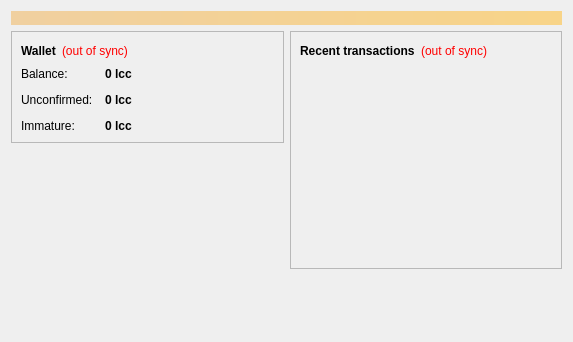
<?xml version="1.0" encoding="UTF-8"?>
<ui version="4.0">
 <class>OverviewPage</class>
 <widget class="QWidget" name="OverviewPage">
  <property name="geometry">
   <rect>
    <x>0</x>
    <y>0</y>
    <width>573</width>
    <height>342</height>
   </rect>
  </property>
  <property name="windowTitle">
   <string>Form</string>
  </property>
  <layout class="QVBoxLayout" name="topLayout">
   <item>
    <widget class="QLabel" name="labelAlerts">
     <property name="visible">
      <bool>false</bool>
     </property>
     <property name="styleSheet">
      <string notr="true">background-color: qlineargradient(x1: 0, y1: 0, x2: 1, y2: 0, stop:0 #F0D0A0, stop:1 #F8D488); color:#000000;</string>
     </property>
     <property name="wordWrap">
      <bool>true</bool>
     </property>
     <property name="margin">
      <number>3</number>
     </property>
    </widget>
   </item>
   <item>
    <layout class="QHBoxLayout" name="horizontalLayout" stretch="1,1">
     <item>
      <layout class="QVBoxLayout" name="verticalLayout_2">
       <item>
        <widget class="QFrame" name="frame">
         <property name="frameShape">
          <enum>QFrame::StyledPanel</enum>
         </property>
         <property name="frameShadow">
          <enum>QFrame::Raised</enum>
         </property>
         <layout class="QVBoxLayout" name="verticalLayout_4">
          <item>
           <layout class="QHBoxLayout" name="horizontalLayout_4">
            <item>
             <widget class="QLabel" name="label_5">
              <property name="font">
               <font>
                <weight>75</weight>
                <bold>true</bold>
               </font>
              </property>
              <property name="text">
               <string>Wallet</string>
              </property>
             </widget>
            </item>
            <item>
             <widget class="QLabel" name="labelWalletStatus">
              <property name="toolTip">
               <string>The displayed information may be out of date. Your wallet automatically synchronizes with the Lolcockscoin network after a connection is established, but this process has not completed yet.</string>
              </property>
              <property name="styleSheet">
               <string notr="true">QLabel { color: red; }</string>
              </property>
              <property name="text">
               <string notr="true">(out of sync)</string>
              </property>
              <property name="alignment">
               <set>Qt::AlignLeading|Qt::AlignLeft|Qt::AlignVCenter</set>
              </property>
             </widget>
            </item>
            <item>
             <spacer name="horizontalSpacer_2">
              <property name="orientation">
               <enum>Qt::Horizontal</enum>
              </property>
              <property name="sizeHint" stdset="0">
               <size>
                <width>40</width>
                <height>20</height>
               </size>
              </property>
             </spacer>
            </item>
           </layout>
          </item>
          <item>
           <layout class="QFormLayout" name="formLayout_2">
            <property name="fieldGrowthPolicy">
             <enum>QFormLayout::AllNonFixedFieldsGrow</enum>
            </property>
            <property name="horizontalSpacing">
             <number>12</number>
            </property>
            <property name="verticalSpacing">
             <number>12</number>
            </property>
            <item row="0" column="0">
             <widget class="QLabel" name="label">
              <property name="text">
               <string>Balance:</string>
              </property>
             </widget>
            </item>
            <item row="0" column="1">
             <widget class="QLabel" name="labelBalance">
              <property name="font">
               <font>
                <weight>75</weight>
                <bold>true</bold>
               </font>
              </property>
              <property name="cursor">
               <cursorShape>IBeamCursor</cursorShape>
              </property>
              <property name="toolTip">
               <string>Your current balance</string>
              </property>
              <property name="text">
               <string notr="true">0 lcc</string>
              </property>
              <property name="textInteractionFlags">
               <set>Qt::LinksAccessibleByMouse|Qt::TextSelectableByKeyboard|Qt::TextSelectableByMouse</set>
              </property>
             </widget>
            </item>
            <item row="1" column="0">
             <widget class="QLabel" name="label_3">
              <property name="text">
               <string>Unconfirmed:</string>
              </property>
             </widget>
            </item>
            <item row="1" column="1">
             <widget class="QLabel" name="labelUnconfirmed">
              <property name="font">
               <font>
                <weight>75</weight>
                <bold>true</bold>
               </font>
              </property>
              <property name="cursor">
               <cursorShape>IBeamCursor</cursorShape>
              </property>
              <property name="toolTip">
               <string>Total of transactions that have yet to be confirmed, and do not yet count toward the current balance</string>
              </property>
              <property name="text">
               <string notr="true">0 lcc</string>
              </property>
              <property name="textInteractionFlags">
               <set>Qt::LinksAccessibleByMouse|Qt::TextSelectableByKeyboard|Qt::TextSelectableByMouse</set>
              </property>
             </widget>
            </item>
            <item row="2" column="0">
             <widget class="QLabel" name="labelImmatureText">
              <property name="text">
               <string>Immature:</string>
              </property>
             </widget>
            </item>
            <item row="2" column="1">
             <widget class="QLabel" name="labelImmature">
              <property name="font">
               <font>
                <weight>75</weight>
                <bold>true</bold>
               </font>
              </property>
              <property name="toolTip">
               <string>Mined balance that has not yet matured</string>
              </property>
              <property name="text">
               <string notr="true">0 lcc</string>
              </property>
              <property name="textInteractionFlags">
               <set>Qt::LinksAccessibleByMouse|Qt::TextSelectableByKeyboard|Qt::TextSelectableByMouse</set>
              </property>
             </widget>
            </item>
           </layout>
          </item>
         </layout>
        </widget>
       </item>
       <item>
        <spacer name="verticalSpacer">
         <property name="orientation">
          <enum>Qt::Vertical</enum>
         </property>
         <property name="sizeHint" stdset="0">
          <size>
           <width>20</width>
           <height>40</height>
          </size>
         </property>
        </spacer>
       </item>
      </layout>
     </item>
     <item>
      <layout class="QVBoxLayout" name="verticalLayout_3">
       <item>
        <widget class="QFrame" name="frame_2">
         <property name="frameShape">
          <enum>QFrame::StyledPanel</enum>
         </property>
         <property name="frameShadow">
          <enum>QFrame::Raised</enum>
         </property>
         <layout class="QVBoxLayout" name="verticalLayout">
          <item>
           <layout class="QHBoxLayout" name="horizontalLayout_2">
            <item>
             <widget class="QLabel" name="label_4">
              <property name="text">
               <string>&lt;b&gt;Recent transactions&lt;/b&gt;</string>
              </property>
             </widget>
            </item>
            <item>
             <widget class="QLabel" name="labelTransactionsStatus">
              <property name="toolTip">
               <string>The displayed information may be out of date. Your wallet automatically synchronizes with the Lolcockscoin network after a connection is established, but this process has not completed yet.</string>
              </property>
              <property name="styleSheet">
               <string notr="true">QLabel { color: red; }</string>
              </property>
              <property name="text">
               <string notr="true">(out of sync)</string>
              </property>
              <property name="alignment">
               <set>Qt::AlignRight|Qt::AlignTrailing|Qt::AlignVCenter</set>
              </property>
             </widget>
            </item>
            <item>
             <spacer name="horizontalSpacer">
              <property name="orientation">
               <enum>Qt::Horizontal</enum>
              </property>
              <property name="sizeHint" stdset="0">
               <size>
                <width>40</width>
                <height>20</height>
               </size>
              </property>
             </spacer>
            </item>
           </layout>
          </item>
          <item>
           <widget class="QListView" name="listTransactions">
            <property name="styleSheet">
             <string notr="true">QListView { background: transparent; }</string>
            </property>
            <property name="frameShape">
             <enum>QFrame::NoFrame</enum>
            </property>
            <property name="verticalScrollBarPolicy">
             <enum>Qt::ScrollBarAlwaysOff</enum>
            </property>
            <property name="horizontalScrollBarPolicy">
             <enum>Qt::ScrollBarAlwaysOff</enum>
            </property>
            <property name="selectionMode">
             <enum>QAbstractItemView::NoSelection</enum>
            </property>
           </widget>
          </item>
         </layout>
        </widget>
       </item>
       <item>
        <spacer name="verticalSpacer_2">
         <property name="orientation">
          <enum>Qt::Vertical</enum>
         </property>
         <property name="sizeHint" stdset="0">
          <size>
           <width>20</width>
           <height>40</height>
          </size>
         </property>
        </spacer>
       </item>
      </layout>
     </item>
    </layout>
   </item>
  </layout>
 </widget>
 <resources/>
 <connections/>
</ui>
